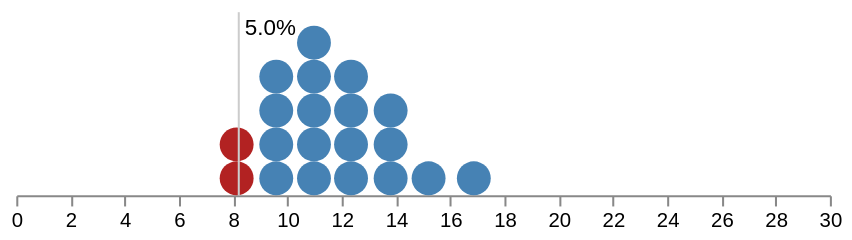

The Vega-Lite source for this figure:
### Vega specification from a JSON file in a GitHub repository (floating-point values rounded to 4 significant figures)
{"$schema": "https://vega.github.io/schema/vega/v5.json", "description": "A quantile dot plot conveying the uncertainty of bus arrival times.", "width": 400, "height": 90, "padding": 5, "signals": [{"name": "quantiles", "value": 20, "bind": {"input": "range", "min": 10, "max": 200, "step": 1}}, {"name": "mean", "update": "log(11.4)"}, {"name": "sd", "value": 0.2}, {"name": "step", "update": "1.25 * sqrt(20 / quantiles)"}, {"name": "size", "update": "scale('x', step) - scale('x', 0)"}, {"name": "area", "update": "size * size"}, {"name": "select", "init": "quantileLogNormal(0.05, mean, sd)", "on": [{"events": "click, [pointerdown, window:pointerup] > pointermove", "update": "clamp(invert('x', x()), 0.0001, 30)"}, {"events": "dblclick", "update": "0"}]}], "data": [{"name": "quantiles", "transform": [{"type": "sequence", "as": "p", "start": {"signal": "0.5 / quantiles"}, "step": {"signal": "1 / quantiles"}, "stop": 1}, {"type": "formula", "as": "value", "expr": "quantileLogNormal(datum.p, mean, sd)"}, {"type": "dotbin", "field": "value", "step": {"signal": "step"}}, {"type": "stack", "groupby": ["bin"]}, {"type": "extent", "field": "y1", "signal": "ext"}]}], "scales": [{"name": "x", "domain": [0, 30], "range": "width"}, {"name": "y", "domain": {"signal": "[0, height / size]"}, "range": "height"}], "axes": [{"scale": "x", "orient": "bottom"}], "marks": [{"type": "symbol", "from": {"data": "quantiles"}, "encode": {"enter": {"x": {"scale": "x", "field": "bin"}, "y": {"scale": "y", "signal": "datum.y0 + 0.5"}, "size": {"signal": "area"}}, "update": {"fill": {"signal": "datum.bin < select ? 'firebrick' : 'steelblue'"}}}}, {"type": "rule", "interactive": false, "encode": {"update": {"x": {"scale": "x", "signal": "select"}, "y": {"value": 0}, "y2": {"signal": "height"}, "stroke": {"signal": "select ? '#ccc': 'transparent'"}}}}, {"type": "text", "interactive": false, "encode": {"enter": {"baseline": {"value": "top"}, "dx": {"value": 3}, "y": {"value": 2}}, "update": {"x": {"scale": "x", "signal": "select"}, "text": {"signal": "format(cumulativeLogNormal(select, mean, sd), '.1%')"}, "fill": {"signal": "select ? '#000': 'transparent'"}}}}]}
